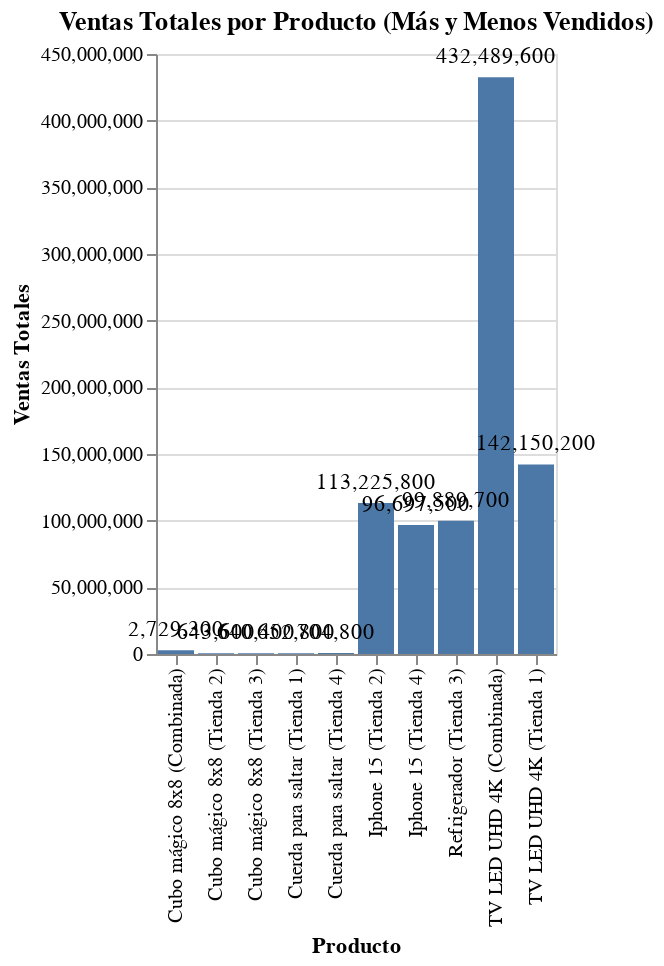

Write notebook code for a chart like this one.
### Markdown cell above
## **4. Productos más y menos vendidos**

* El producto más vendida en Tienda_1 es 'TV LED UHD 4K' con ventas totales de 142150200.00 con una candidad de 60 unidades
* El producto más vendida en Tienda_2 es 'Iphone 15' con ventas totales de 113225800.00 con una candidad de 55 unidades
* El producto más vendida en Tienda_3 es 'Refrigerador' con ventas totales de 99889700.00 con una candidad de 50 unidades
* El producto más vendida en Tienda_4 es 'Iphone 15' con ventas totales de 96697500.00 con una candidad de 48 unidades


* El producto menos vendida en Tienda_1 es 'Cuerda para saltar' con ventas totales de 652800.00 con una candidad de 40 unidades
* El producto menos vendida en Tienda_2 es 'Cubo mágico 8x8' con ventas totales de 643600.00 con una candidad de 45 unidades
* El producto menos vendida en Tienda_3 es 'Cubo mágico 8x8' con ventas totales de 640400.00 con una candidad de 44 unidades
* El producto menos vendida en Tienda_4 es 'Cuerda para saltar' con ventas totales de 704800.00 con una candidad de 43 unidades

* El producto **más vendida en todas las tiendas combinadas** es 'TV LED UHD 4K' con ventas totales de 432489600.00 con una cantidad de 187 unidades
* El producto **menos vendida en todas las tiendas combinadas** es 'Cubo mágico 8x8' con ventas totales de 2729300.00 con una cantidad de 180 unidades


* La tienda con la menor  ventas por producto es: Tienda 4 con una cantidad ventas totales de  1038375700.0
* La tienda con la mayor  ventas por producto es: Tienda 1 con una cantidad ventas totales de  1150880400.0




* La tienda con la **menor cantidad ventas por producto** es: **Tienda 4** con una cantidad ventas totales de  **2358**
* La tienda con la **mayor cantidad ventas por producto** es: **Tienda 1** con una cantidad ventas totales de  **2359**

### Code cell
!pip install altair

import altair as alt
import pandas as pd

# Data for the interactive chart
data = pd.DataFrame({
    'Producto': [
        'TV LED UHD 4K (Tienda 1)', 'Iphone 15 (Tienda 2)', 'Refrigerador (Tienda 3)',
        'Iphone 15 (Tienda 4)', 'TV LED UHD 4K (Combinada)', 'Cuerda para saltar (Tienda 1)',
        'Cubo mágico 8x8 (Tienda 2)', 'Cubo mágico 8x8 (Tienda 3)',
        'Cuerda para saltar (Tienda 4)', 'Cubo mágico 8x8 (Combinada)'
    ],
    'Ventas_Totales': [
        142150200.00, 113225800.00, 99889700.00, 96697500.00, 432489600.00,
        652800.00, 643600.00, 640400.00, 704800.00, 2729300.00
    ]
})

# Create the interactive bar chart
chart = alt.Chart(data).mark_bar().encode(
    x=alt.X('Producto:N', title='Producto'),
    y=alt.Y('Ventas_Totales:Q', title='Ventas Totales'),
    tooltip=['Producto', 'Ventas_Totales']
).properties(
    title='Ventas Totales por Producto (Más y Menos Vendidos)'
)

# Add text labels on top of the bars
text = chart.mark_text(
    align='center',
    baseline='bottom',
    dy=-5 # Adjust vertical position of text
).encode(
    text=alt.Text('Ventas_Totales:Q', format=',.0f') # Format the text with commas and no decimal places
)

# Combine the bar and text layers
final_chart = chart + text

# Display the chart
final_chart

### Figure 1 — Vega-Lite specification as saved in the notebook (floating-point values rounded to 4 significant figures)
{"config": {"view": {"continuousWidth": 300, "continuousHeight": 300}}, "layer": [{"mark": {"type": "bar"}, "encoding": {"tooltip": [{"field": "Producto", "type": "nominal"}, {"field": "Ventas_Totales", "type": "quantitative"}], "x": {"field": "Producto", "title": "Producto", "type": "nominal"}, "y": {"field": "Ventas_Totales", "title": "Ventas Totales", "type": "quantitative"}}, "title": "Ventas Totales por Producto (Más y Menos Vendidos)"}, {"mark": {"type": "text", "align": "center", "baseline": "bottom", "dy": -5}, "encoding": {"text": {"field": "Ventas_Totales", "format": ",.0f", "type": "quantitative"}, "tooltip": [{"field": "Producto", "type": "nominal"}, {"field": "Ventas_Totales", "type": "quantitative"}], "x": {"field": "Producto", "title": "Producto", "type": "nominal"}, "y": {"field": "Ventas_Totales", "title": "Ventas Totales", "type": "quantitative"}}, "title": "Ventas Totales por Producto (Más y Menos Vendidos)"}], "data": {"name": "data-8d878214abe97344167dc360e1890818"}, "$schema": "https://vega.github.io/schema/vega-lite/v5.20.1.json", "datasets": {"data-8d878214abe97344167dc360e1890818": [{"Producto": "TV LED UHD 4K (Tienda 1)", "Ventas_Totales": 142200000.0}, {"Producto": "Iphone 15 (Tienda 2)", "Ventas_Totales": 113200000.0}, {"Producto": "Refrigerador (Tienda 3)", "Ventas_Totales": 99890000.0}, {"Producto": "Iphone 15 (Tienda 4)", "Ventas_Totales": 96700000.0}, {"Producto": "TV LED UHD 4K (Combinada)", "Ventas_Totales": 432500000.0}, {"Producto": "Cuerda para saltar (Tienda 1)", "Ventas_Totales": 652800.0}, {"Producto": "Cubo mágico 8x8 (Tienda 2)", "Ventas_Totales": 643600.0}, {"Producto": "Cubo mágico 8x8 (Tienda 3)", "Ventas_Totales": 640400.0}, {"Producto": "Cuerda para saltar (Tienda 4)", "Ventas_Totales": 704800.0}, {"Producto": "Cubo mágico 8x8 (Combinada)", "Ventas_Totales": 2729000.0}]}}
